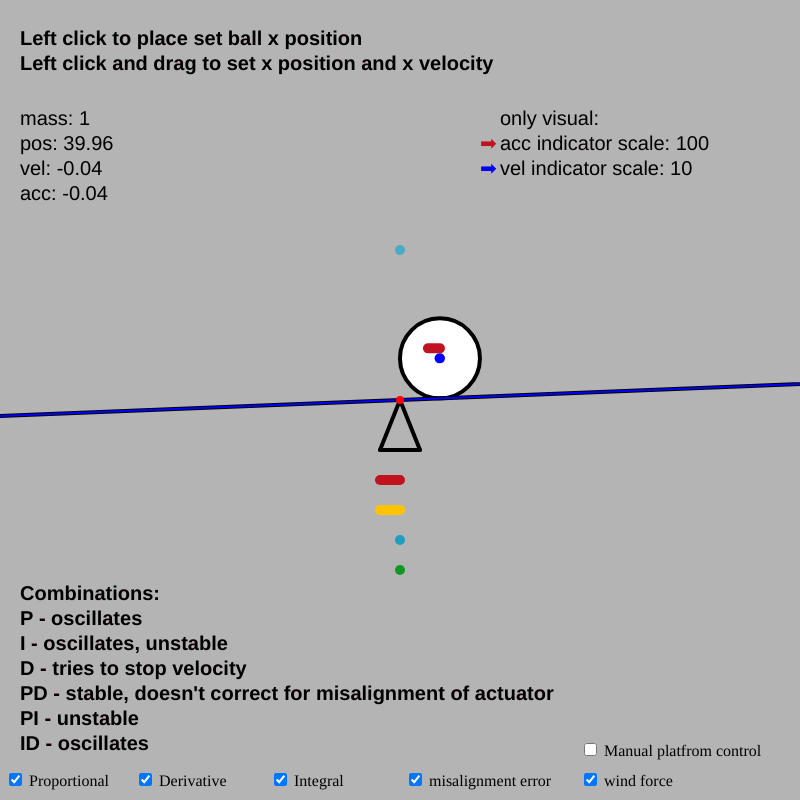
Frame 1 (no input)
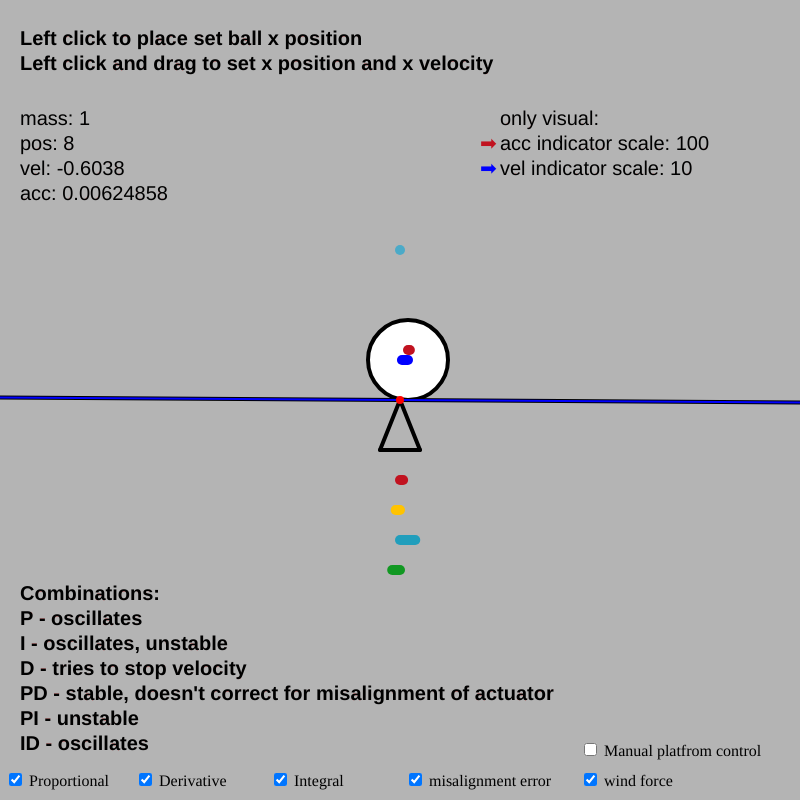
Frame 60 (no input)
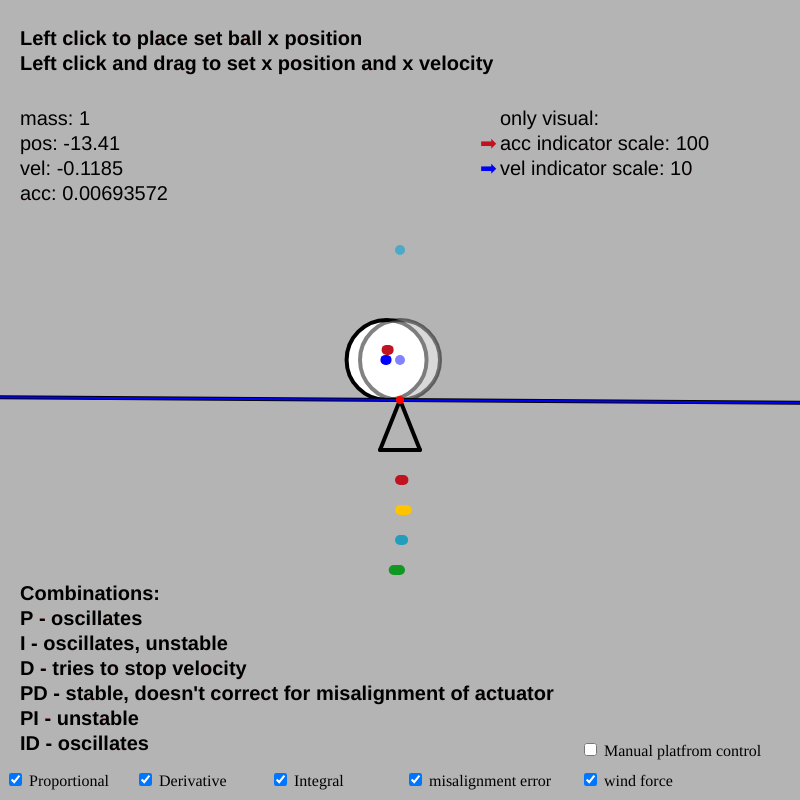
Frame 120 (the mouse pressed at the canvas centre since frame 60)

The p5.js sketch that drew these frames (run headless with seeded random() and noise() and a simulated clock; from frame 60 on, the mouse is pressed at the canvas centre):

// p5.js sketch
// ── sketch.js
let actionsText = `
Left click to place set ball x position
Left click and drag to set x position and x velocity
`

let paramText;
let param2Text;

let infoText = `
Combinations:
P - oscillates
I - oscillates, unstable
D - tries to stop velocity
PD - stable, doesn't correct for misalignment of actuator
PI - unstable
ID - oscillates



`

let slidP;
let slidD;
let slidI;
let slidThErr;
let slidWind;

let checkP;
let checkD;
let checkI;
let checkThErr;
let checkWind;
let checkManual;

let g = 1;

let mass = 1;

let acc = 0;
let vel = 0;
let pos = 40;
let ipos = 0;
let theta = 0;

let thetaError = 0;
let windForce = 0;

let holoX = 0;
let holoVel = 0;

let mouseVelScale = 1;

let velArrowScale = 10;
let accArrowScale = 100;

let baseWidth = 20;

function setup() {
  createCanvas(800, 800);
  angleMode(DEGREES);
  
  slidP = createSlider(1, 100, 10);
  slidD = createSlider(5, 500, 50);
  slidI = createSlider(1, 100, 100);
  slidThErr = createSlider(-20, 20, 0, 0.1);
  slidWind = createSlider(-0.75, 0.75, 0, 0.01);
  
  checkP = createCheckbox(" Proportional", 1);
  checkD = createCheckbox(" Derivative", 1);
  checkI = createCheckbox(" Integral ", 1);
  checkThErr = createCheckbox(" misalignment error ", 1);
  checkWind = createCheckbox(" wind force ", 1);
  checkManual = createCheckbox(" Manual platfrom control ", 0);
  
  slidP.position(5, height + 10);
  slidD.position(135, height + 10);
  slidI.position(135*2, height + 10);
  slidThErr.position(135*3, height + 10);
  slidWind.position(135*4+40, height + 10);
  
  checkP.position(5, height - 30);
  checkD.position(135, height - 30);
  checkI.position(135*2, height - 30);
  checkThErr.position(135*3, height - 30);
  checkWind.position(135*4+40, height - 30);
  checkManual.position(135*4+40, height - 60);
  
}

  let accP = 0;
  let accD = 0;
  let accI = 0;

function draw() {
  background(180);
  
  
  let kp = slidP.value() * 0.0001;  // 10
  let kd = slidD.value() * 0.001 * mass; // 50  <== MASS DEPENDENT
  let ki = slidI.value() * 0.0000001; // 100
  
  
  let tarAcc = 0;
  if(checkP.checked()) {accP = kp * pos;} else {accP = 0;}
  if(checkD.checked()) {accD = kd * vel;} else {accD = 0;}
  if(checkI.checked()) {accI = ki * ipos;} else {accI = 0;}
  
  
  tarAcc += accP;
  tarAcc += accD;
  tarAcc += accI;
  tarAcc = constrain(tarAcc, -g*0.9, g*0.9);
  
  theta = asin(tarAcc/g);
  
  
  thetaError = 0;
  if(checkThErr.checked()) {thetaError = slidThErr.value();}
  theta += thetaError;
  
  //theta = constrain(theta, -75, 75);
  
  if(checkWind.checked()) {windForce = slidWind.value();}
  else {windForce = 0;}
  
  if(checkManual.checked()) {theta = map(mouseX, 0, width, -45, 45);}
  
  
  acc = -(g/mass) * sin(theta) + windForce;
  vel += acc;
  pos += vel;
  ipos += pos;
  
  //console.log(theta, acc);
  
  if(mouseIsPressed && !checkManual.checked()) {holoX = mouseStartX - width/2;
                     holoVel = (mouseX - mouseStartX)* (mouseVelScale/100);}
  else {holoX = mouseX - width/2;
       holoVel = 0;}
  
  drawPlatform({x:width/2, y:height/2}, theta, thetaError, width, 40, pos, vel, acc, holoX, holoVel, (!checkManual.checked() && 0 < mouseY && mouseY < height - 200));
  
  
  paramText = `
mass: ` + mass + `
pos: ` + round(pos, 2) + `
vel: ` + round(vel, 4) + `
acc: ` + round(acc, 8) + `
`
  
  param2Text = `
only visual:
acc indicator scale: ` + accArrowScale + `
vel indicator scale: ` + velArrowScale + `
`
  
  strokeWeight(0);
  fill(0);
  textStyle(BOLD)
  textSize(20);
  text(actionsText, 20, 20);
  textStyle(NORMAL);
  text(paramText, 20, 100);
  push();
  fill(193, 18, 31); // RED
  text("\n\n➡", 480, 100);
  fill(0, 0, 255);
  text("\n\n\n➡", 480, 100);
  pop();
  text(param2Text, 500, 100);
  textStyle(BOLD)
  text(infoText, 20, 575);
}


function drawPlatform(pivot, theta, thetaError, len,r, ballx, v, a, holox, holoVel, holoEn) {
  strokeWeight(4);
  
  stroke(0, 0, 0, 255);
  fill(255, 255);
  let bally = +(ballx/cos(theta)) * sin(theta) + r/cos(theta);
  let holoy = +(holox/cos(theta)) * sin(theta) + r/cos(theta);
  circle(pivot.x + ballx, pivot.y - bally, 2*r);
  if(holoEn){
  stroke(0, 0, 0, 125);
  fill(255, 125);
  circle(pivot.x + holox, pivot.y - holoy, 2*r);
  }
  stroke(0, 0, 0, 255);
  fill(255, 255);
  line(pivot.x, pivot.y, pivot.x + len * cos(theta), pivot.y - len * sin(theta));
  line(pivot.x, pivot.y, pivot.x - len * cos(theta), pivot.y + len * sin(theta));
  
  strokeWeight(2);
  stroke(0, 0, 255, 255);
  line(pivot.x, pivot.y, pivot.x + len * cos(theta - thetaError), pivot.y - len * sin(theta - thetaError));
  line(pivot.x, pivot.y, pivot.x - len * cos(theta - thetaError), pivot.y + len * sin(theta - thetaError));
  
  let weight = 10
  strokeWeight(weight);
  stroke(0, 0, 255);
  line(pivot.x + ballx, pivot.y - bally, pivot.x + ballx + vel*velArrowScale, pivot.y - bally);
  if(holoEn){
    stroke(0, 0, 255, 125);
    line(pivot.x + holox, pivot.y - holoy, pivot.x + holox + holoVel*velArrowScale, pivot.y - holoy);
  }
  stroke(193, 18, 31); // RED
  line(pivot.x + ballx, pivot.y - bally - weight, pivot.x + ballx + 3*acc*accArrowScale, pivot.y - bally - weight);
  
  stroke(75, 170, 200);
  line(width/2, 250, width/2 + windForce*accArrowScale, 250);
  
  strokeWeight(10);
  stroke(193, 18, 31); // RED
  line(width/2, pivot.y + 80, width/2 + 5*acc*accArrowScale, pivot.y + 80);
  stroke(255, 195, 0);
  line(width/2, pivot.y + 110, width/2 - 5*accP*accArrowScale, pivot.y + 110);
  stroke(33, 158, 188);
  line(width/2, pivot.y + 140, width/2 - 5*accD*accArrowScale, pivot.y + 140);
  stroke(17, 152, 34);
  line(width/2, pivot.y + 170, width/2 - 5*accI*accArrowScale, pivot.y + 170);
  
  strokeWeight(4);
  stroke(0, 0, 0);
  line(pivot.x, pivot.y, width/2 - baseWidth, height-350);
  line(pivot.x, pivot.y, width/2 + baseWidth, height-350);
  line(width/2 - baseWidth, height-350, width/2 + baseWidth, height-350);
  strokeWeight(8);
  stroke(255, 0, 0);
  point(pivot.x, pivot.y);
}


let mouseStartX;
let validMouseStartX = false;

function mousePressed() {
  if(0 < mouseY && mouseY < height - 200 && !checkManual.checked()) {
    mouseStartX = mouseX;
    validMouseStartX = true;
  } else {
    validMouseStartX = false;
    
  }
}
function mouseReleased() {
  if(0 < mouseY && mouseY < height - 200 && !checkManual.checked() && validMouseStartX) {
    vel = holoVel;
    pos = mouseStartX - width/2;
    ipos = 0;
  }
}
